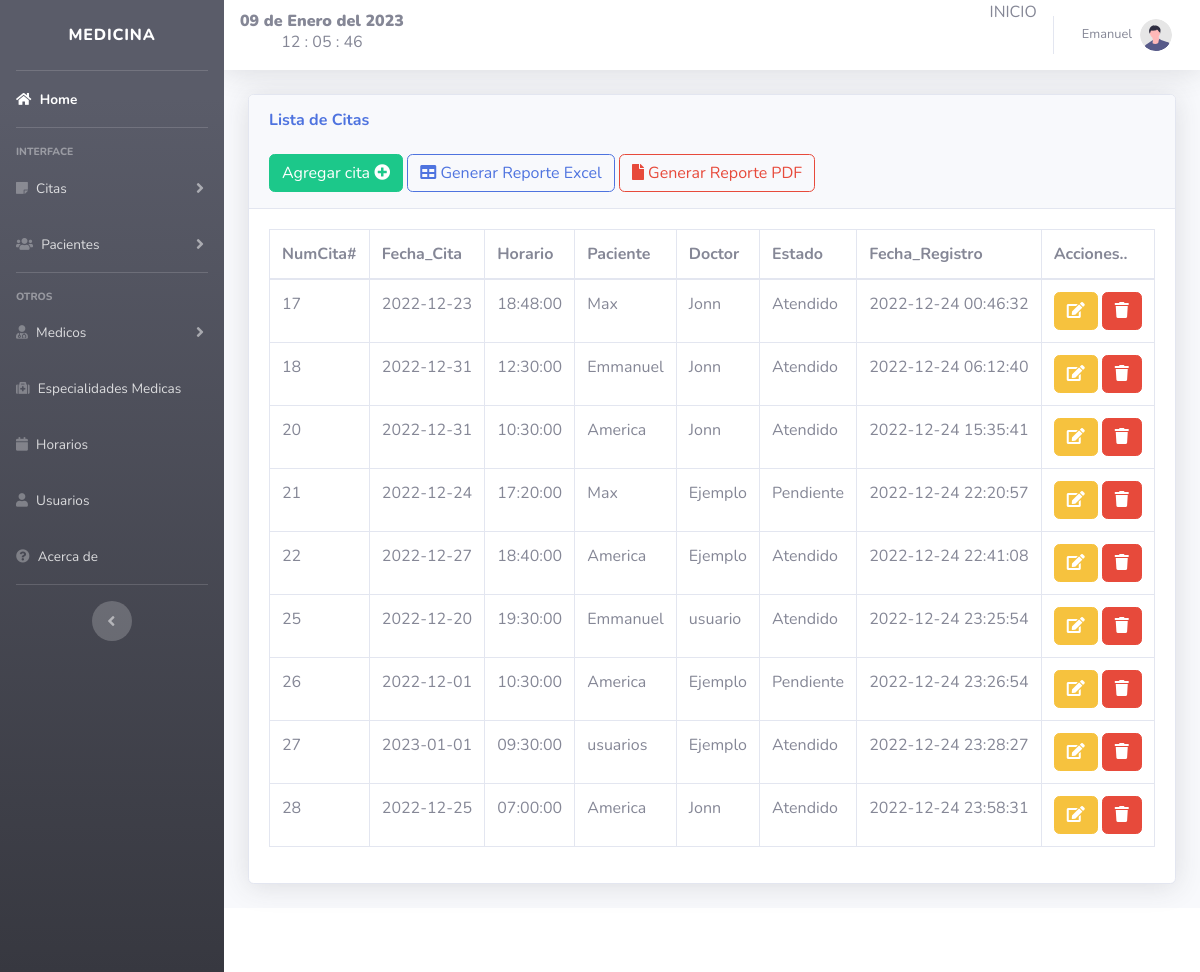
Page /views/citas.php (signed in) on the earlier database version.
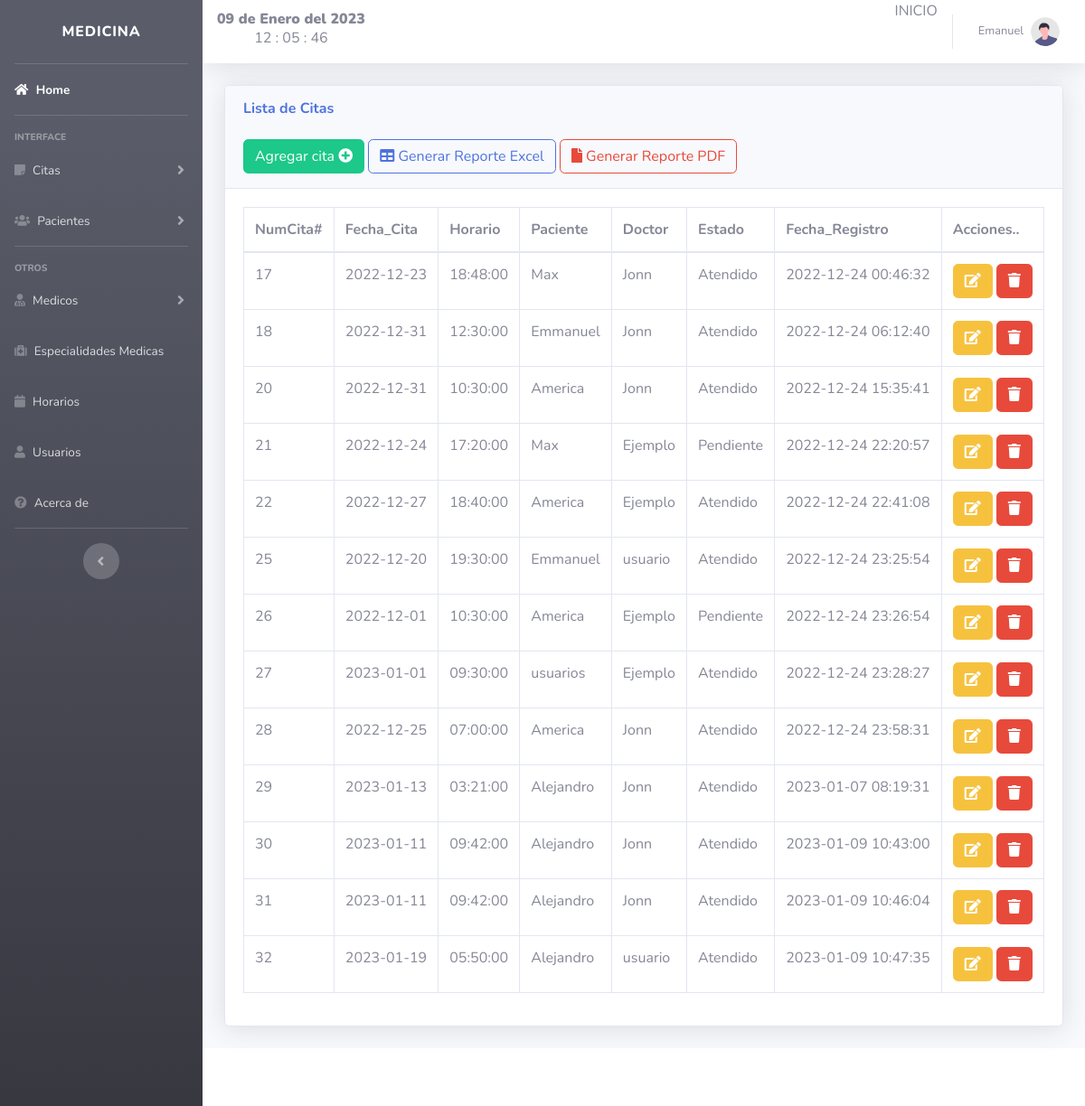
Same page on the later database version.
### tables this page shows
CREATE TABLE `citas` (
  `id` int(11) NOT NULL,
  `fecha` date NOT NULL,
  `hora` time NOT NULL,
  `id_paciente` int(11) NOT NULL,
  `id_doctor` int(11) NOT NULL,
  `estado` int(11) NOT NULL,
  `fecha_registro` timestamp NOT NULL DEFAULT current_timestamp()
);

CREATE TABLE `pacientes` (
  `id` int(11) NOT NULL,
  `nombre` varchar(50) NOT NULL,
  `apellidos` varchar(150) NOT NULL,
  `correo` varchar(50) NOT NULL,
  `edad` varchar(150) NOT NULL,
  `ocupacion` varchar(150) NOT NULL,
  `sexo` varchar(50) NOT NULL,
  `estado_civil` varchar(150) NOT NULL,
  `peso` varchar(150) NOT NULL,
  `nacimiento` date NOT NULL,
  `familiar` varchar(150) NOT NULL,
  `telefono` varchar(50) NOT NULL,
  `direccion` varchar(150) NOT NULL,
  `enfermedad` varchar(150) NOT NULL,
  `tipo_sangre` varchar(150) NOT NULL,
  `alergias` varchar(150) NOT NULL,
  `curp` varchar(150) NOT NULL,
  `fecha` timestamp NULL DEFAULT current_timestamp(),
  `estado` varchar(50) NOT NULL,
  `id_user` int(11) NOT NULL
);

CREATE TABLE `doctor` (
  `id` int(11) NOT NULL,
  `cedula` int(50) NOT NULL,
  `name` varchar(50) NOT NULL,
  `apellidos` varchar(150) NOT NULL,
  `correo` varchar(50) NOT NULL DEFAULT 'current_timestamp()',
  `id_horario` int(11) NOT NULL,
  `id_especialidad` int(11) NOT NULL,
  `sexo` varchar(50) NOT NULL,
  `telefono` varchar(50) NOT NULL,
  `direccion` varchar(150) NOT NULL,
  `fecha` date NOT NULL,
  `fecha_registro` timestamp NOT NULL DEFAULT current_timestamp(),
  `id_rol` int(11) NOT NULL
);

CREATE TABLE `estado` (
  `id` int(11) NOT NULL,
  `estado` varchar(50) NOT NULL
);

### includes/fecha.php (called while the page is built, shortened)
<?php
	function fecha(){
		$mes = array("","Enero",
					  "Febrero",
					  "Marzo",
					  "Abril",
					  "Mayo",
					  "Junio",
					  "Julio",
					  "Agosto",
					  "Septiembre",
					  "Octubre",
					  "Noviembre",
					  "Diciembre");
		return date('d')." de ". $mes[date('n')] . " del " . date('Y');
	}
 ?>

### views/citas.php (the view, shortened to what this page needs)
<?php
$typeUser = $_SESSION['rol'];
if($typeUser === '2' || $typeUser ==='1'){
    ?>
<!DOCTYPE html>
<html lang="en">
<head>
</head>
<?php include "../includes/header.php";?>
<body id="page-top">
                <div class="container-fluid">
                    <div class="card shadow mb-4">
                        <div class="card-header py-3">
                            <h6 class="m-0 font-weight-bold text-primary">Lista de Citas</h6>
                            <br>
                            <button type="button" class="btn btn-success" data-toggle="modal" data-target="#citas">
				            <span class="glyphicon glyphicon-plus"></span> Agregar cita <i class="fa fa-plus-circle" aria-hidden="true"></i> </a></button>
                            <a href="../includes/r_citas.php" class="btn btn-outline-primary">
                                <i class="fa fa-table" aria-hidden="true"></i> Generar Reporte Excel</a>
                            <a href="../includes/reporte_citas.php" class="btn btn-outline-danger">
                            <i class="fa fa-file" aria-hidden="true"></i>  Generar Reporte PDF</a>
                        </div>
                        <div class="card-body">
                            <div class="table-responsive">
                                <table class="table table-bordered" id="dataTable" width="100%" cellspacing="0">
                                    <thead>
                                        <tr>
                                            <th>NumCita#</th>
                                            <th>Fecha_Cita</th>
                                            <th>Horario</th>
                                            <th>Paciente</th>
                                            <th>Doctor</th>
                                            <th>Estado</th>
                                            <th>Fecha_Registro</th>
                                            <th>Acciones..</th>
                                        </tr>
                                    </thead>
				<?php
include "../includes/db.php";
$result=mysqli_query($conexion,"SELECT ct.id, ct.fecha, ct.hora, ct.estado, ct.fecha_registro,
p.nombre, d.name, est.estado FROM citas ct INNER JOIN pacientes p ON ct.id_paciente = p.id
INNER JOIN doctor d ON ct.id_doctor = d.id LEFT JOIN estado est ON ct.estado = est.id");
while ($fila = mysqli_fetch_assoc($result)):
?>
<tr>
<td><?php echo $fila['id']; ?></td>
<td><?php echo $fila['fecha']; ?></td>
<td><?php echo $fila['hora']; ?></td>
<td><?php echo $fila['nombre']; ?></td>
<td><?php echo $fila['name']; ?></td>
<td><?php echo $fila['estado']; ?></td>
<td><?php echo $fila['fecha_registro']; ?></td>
<td>
<a class="btn btn-warning" href="../includes/editar_cita.php?id=<?php echo $fila['id']?> ">
<i  class="fa fa-edit "></i> </a>
<a href="../includes/eliminar_cita.php?id=<?php echo $fila['id']?> " class="btn btn-danger btn-del" >
<i  class="fa fa-trash "></i></a></button>
</td>
</tr>
<?php endwhile;?>
                                </table>
                            </div>
                        </div>
                    </div>
                </div>
            <?php include "../includes/footer.php";?>
            <?php include "../includes/form_cita.php";?>
</body>
</html>
<?php }
else {
?>
<div id="notAllow" ></div>
<script src="https://code.jquery.com/jquery-3.6.3.min.js"></script>
<script  src="../js/not-allowed.js"></script>
<script src="https://unpkg.com/sweetalert/dist/sweetalert.min.js"></script><?php
}?>

### includes/header.php (shortened to what this page needs)
<?php
$typeUser = $_SESSION['rol'];
?>
<!DOCTYPE html>
<html lang="en">
<head>
    <link href="../vendor/fontawesome-free/css/all.min.css" rel="stylesheet" type="text/css">
    <link href="../css/sb-admin-2.min.css" rel="stylesheet">
    <link href="../vendor/datatables/dataTables.bootstrap4.min.css" rel="stylesheet">
    <link href="../vendor/datatables/dataTables.bootstrap4.min.css" rel="stylesheet">
</head>
<body id="page-top">
    <?php if($typeUser === '2' || $typeUser ==='1'){?>
    <div id="wrapper">
        <ul class="navbar-nav bg-gradient-dark sidebar sidebar-dark accordion" id="accordionSidebar">
            <a class="sidebar-brand d-flex align-items-center justify-content-center" href="index.php">
                <div class="sidebar-brand-text mx-1">Medicina</div>
            </a>
            <hr class="sidebar-divider my-0">
            <li class="nav-item active">
                <a class="nav-link" href="../views/index.php">
                <i class="fa fa-home" aria-hidden="true"></i>
                    <span>Home</span></a>
            </li>
            <hr class="sidebar-divider">
            <div class="sidebar-heading">
                Interface
            </div>
            <li class="nav-item">
                <a class="nav-link collapsed" href="#" data-toggle="collapse" data-target="#collapseTwo"
                    aria-expanded="true" aria-controls="collapseTwo">
                    <i class="fa fa-sticky-note" aria-hidden="true"></i>
                    <span>Citas</span>
                </a>
            </li>
            <li class="nav-item">
                <a class="nav-link collapsed" href="#" data-toggle="collapse" data-target="#collapseUtilities"
                    aria-expanded="true" aria-controls="collapseUtilities">
                    <i class="fa fa-users" aria-hidden="true"></i>
                    <span>Pacientes</span>
                </a>
            </li>
            <hr class="sidebar-divider">
            <div class="sidebar-heading">
                Otros
            </div>
            <li class="nav-item">
                <a class="nav-link collapsed" href="#" data-toggle="collapse" data-target="#collapsePages"
                    aria-expanded="true" aria-controls="collapsePages">
                    <i class="fa fa-user-md" aria-hidden="true"></i>
                    <span>Medicos</span>
                </a>
            </li>
            <li class="nav-item">
                <a class="nav-link" href="../views/especialidades.php">
                <i class="fa fa-medkit" aria-hidden="true"></i>
                    <span>Especialidades Medicas</span></a>
            </li>
            <li class="nav-item">
                <a class="nav-link" href="../views/horarios.php">
                <i class="fa fa-calendar" aria-hidden="true"></i>
                    <span>Horarios</span></a>
            </li>
            <li class="nav-item">
                <a class="nav-link" href="../views/usuarios.php">
                <i class="fa fa-user" aria-hidden="true"></i>
                    <span>Usuarios</span></a>
            </li>
            <li class="nav-item">
                <a class="nav-link" href="../views/acerca.php">
                <i class="fa fa-question-circle" aria-hidden="true"></i>
                    <span>Acerca de</span></a>
            </li>
            <hr class="sidebar-divider d-none d-md-block">
            <div class="text-center d-none d-md-inline">
                <button class="rounded-circle border-0" id="sidebarToggle"></button>
            </div>
        </ul>
<?php };?>
        <div id="content-wrapper" class="d-flex flex-column">
            <div id="content">
                <nav class="navbar navbar-expand navbar-light bg-white topbar mb-4 static-top shadow">
                    <?php include "fecha.php";?>
                    <center>
    <h8 class="ml-auto"><strong><b><?php echo fecha(); ?></h8></strong></b>
		<div class="reloj">
			<h6><span id="tiempo">00 : 00 : 00</span></h6>
		</div>
    </center>
                    <ul class="navbar-nav ml-auto">
                        <li>
                            <p>INICIO</p>
                        </li>
                        <li class="nav-item dropdown no-arrow">
                            <a class="nav-link dropdown-toggle" href="#" id="userDropdown" role="button"
                                data-toggle="dropdown" aria-haspopup="true" aria-expanded="false">
                                <span class="mr-2 d-none d-lg-inline text-gray-600 small">
                                <?php echo $_SESSION['nombre']; ?></span>
                                <img class="img-profile rounded-circle"
                                    src="../img/undraw_profile.svg">
                            </a>
                        </li>
                    </ul>
                </nav>
</body>
</html>

### includes/footer.php (shortened to what this page needs)
<footer class="sticky-footer bg-white">
          </footer>

### includes/form_cita.php (shortened to what this page needs)
<!DOCTYPE html>
<html lang="es-MX">
<head>
    <link rel="stylesheet" href="../package/dist/sweetalert2.css">
</head>
<body id="page-top">
</body>
</html>

Differences in the rows shown:
added citas: id "29", fecha "2023-01-13", hora "03:21:00", id_paciente.nombre "Alejandro", id_doctor.name "Jonn", estado.estado "Atendido", fecha_registro "2023-01-07 08:19:31"
added citas: id "30", fecha "2023-01-11", hora "09:42:00", id_paciente.nombre "Alejandro", id_doctor.name "Jonn", estado.estado "Atendido", fecha_registro "2023-01-09 10:43:00"
added citas: id "31", fecha "2023-01-11", hora "09:42:00", id_paciente.nombre "Alejandro", id_doctor.name "Jonn", estado.estado "Atendido", fecha_registro "2023-01-09 10:46:04"
added citas: id "32", fecha "2023-01-19", hora "05:50:00", id_paciente.nombre "Alejandro", id_doctor.name "usuario", estado.estado "Atendido", fecha_registro "2023-01-09 10:47:35"
